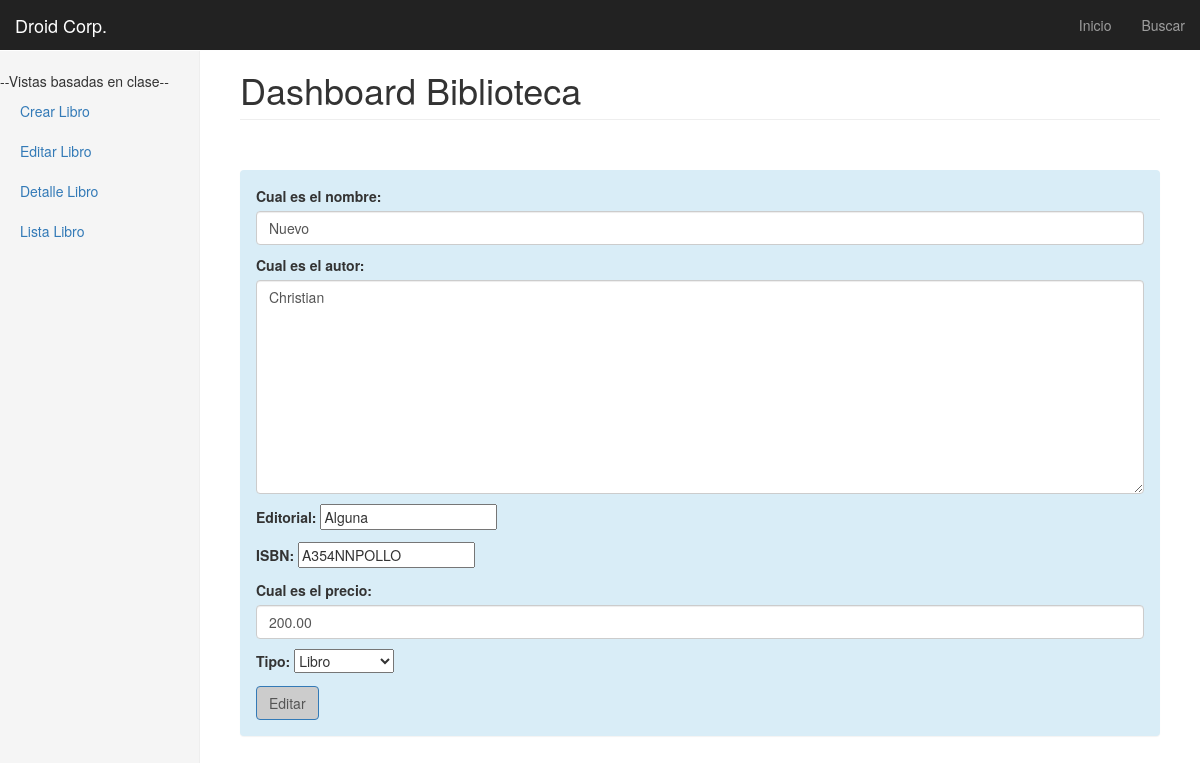
The app's page /libros/5/editar/ with its own data.
### libros/models.py (models this page shows, shortened)
class libromodelo(models.Model):
    nombre = models.CharField(max_length = 40)
    autor = models.CharField(max_length = 40)
    editorial = models.CharField(max_length = 40)
    ISBN = models.CharField(max_length = 40)
    precio = models.DecimalField(max_digits=9999, decimal_places=2)
    slug = models.SlugField(blank=True)

### libros/views.py (the view)
# urls.py: url(r'^(?P<pk>\d+)/editar/$', ActualizarLibro.as_view(), name='update_view'),
class ActualizarLibro(UpdateView):
    model = libromodelo
    form_class = LibroModelForm
    success_url = "/libros/lista/"
    def get_context_data(self, *args, **kwargs):
        context = super(ActualizarLibro, self).get_context_data(*args, **kwargs)
        context["submit_btn"]="Editar"
        return context

### libros/forms.py (shortened to what this page needs)
class LibroModelForm(forms.ModelForm):
    tipo=forms.ChoiceField(choices=OPCIONES_TIPO)
    class Meta:
        model=libromodelo
        fields=[
            "nombre",
            "autor",
            "editorial",
            "ISBN",
            "precio",
            "tipo"
        ]
        labels={
            "nombre":"Cual es el nombre",
            "autor":"Cual es el autor",
            "precio":"Cual es el precio"
        }
        widgets={
            "nombre":forms.TextInput(attrs={'class':'form-control','placeholder':'Ponga el nombre'}),
            "autor":forms.Textarea(attrs={'class':'form-control'}),
            "precio":forms.NumberInput(attrs={'class':'form-control'})
        }

### templates/libros/libromodelo_form.html
{% extends "base.html" %}
{%block content%}
{%include "form.html" with form=form submit_btn=submit_btn%}
{%endblock%}

### templates/form.html (shortened to what this page needs)
<div class="panel panel-default">
  <div class="panel-body">
    <form class="" action="" method="POST" class=form-horizontal>{% csrf_token %}
      {{form.as_p}}
      <input type="submit" class ="btn btn-primary "name="" value="{{submit_btn}}">
    </form>
  </div>
</div>

### static/css/dashboard.css (style rules this page uses)
body { padding-top: 50px; }

### static/css/mycss.css (style rules this page uses)
.panel { margin-bottom: 20px; background-color: #d9edf7; border: 1px solid transparent; border-radius: 4px; -webkit-box-shadow: 0 1px 1px rgba(0,0,0,.05); box-shadow: 0 1px 1px rgba(0,0,0,.05); }
.btn-primary { color: #555; background-color: #ccc; border-color: #337ab7; }

### records on screen
libromodelo: nombre "Nuevo", autor "Christian", editorial "Alguna", ISBN "A354NNPOLLO", precio "200.00"
